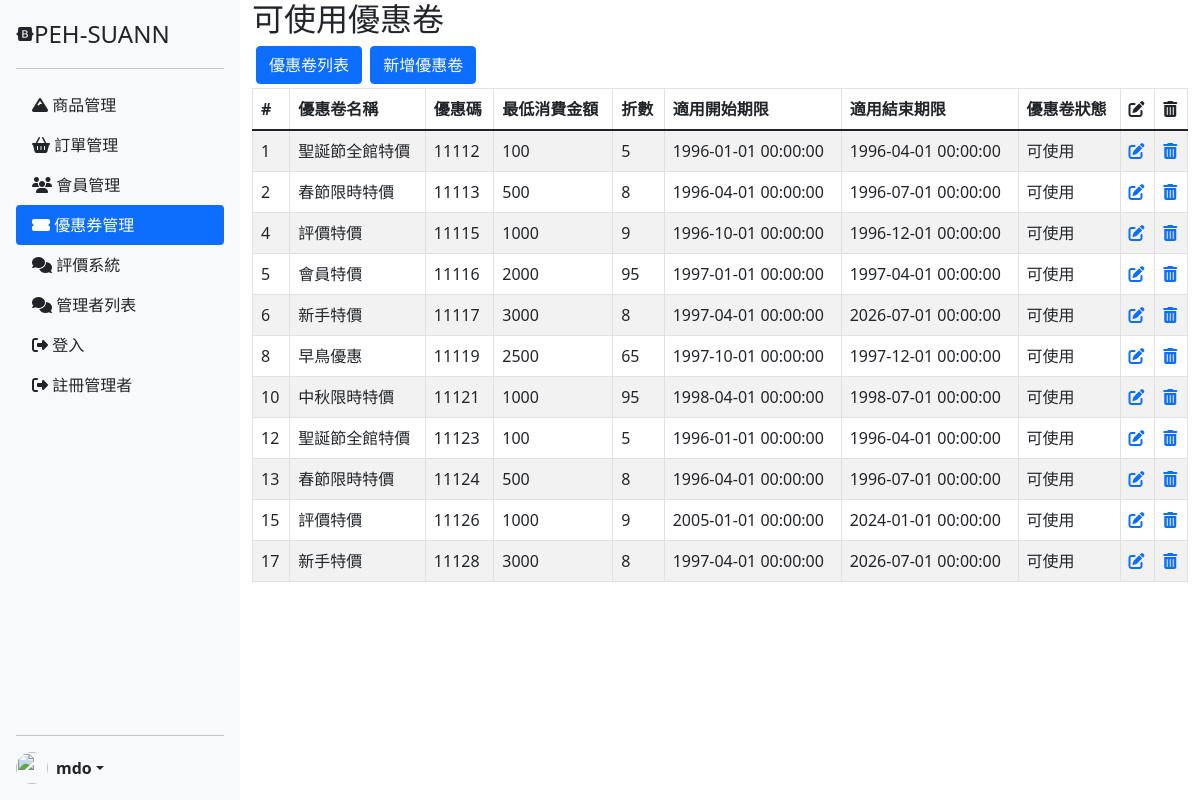
The app's page /coupon_list_filter1.php with its own data.
### tables this page shows
CREATE TABLE `coupon` (
  `sid` int(11) NOT NULL,
  `promo_name` varchar(255) DEFAULT NULL,
  `coupon_name` varchar(25) NOT NULL,
  `coupon_code` varchar(25) NOT NULL,
  `min_purchase` int(11) NOT NULL,
  `coupon_rate` float NOT NULL,
  `start_date_coup` datetime NOT NULL,
  `end_date_coup` datetime NOT NULL,
  `coupon_status` varchar(25) DEFAULT NULL,
  `display` int(11) NOT NULL
);

### coupon_list_filter1.php (the view, shortened to what this page needs)
<?php require __DIR__ . '/parts/connect_db.php' ?>
<?php
$t_sql = "SELECT COUNT(1) FROM coupon";
$totalRows = $pdo->query($t_sql)->fetch(PDO::FETCH_NUM)[0];
$rows = [];
if ($totalRows > 0) {
  $sql = sprintf("SELECT `sid`, `promo_name`, `coupon_name`, `coupon_code`, `min_purchase`, `coupon_rate`, `start_date_coup`, `end_date_coup`, `coupon_status` FROM `coupon` WHERE `coupon_status`='可使用' AND `display`=1");
  $rows = $pdo->query($sql)->fetchAll();
}
?>
<?php require __DIR__ . '/parts/html-head.php' ?>
<?php require __DIR__ . '/parts/navbar.php' ?>
<div class="container">
  <div class="row">
    <div class="col">
      <h2>可使用優惠卷</h2>
      <a href="./coupon_list.php" style="color: #fff;text-decoration:none;"><button type="button" class="btn btn-primary ms-1">優惠卷列表</button></a>
      <a href="./coupon_add.php" style="color: #fff;text-decoration:none;"><button type="button" class="btn btn-primary ms-1">新增優惠卷</button></a>
    </div>
  </div>
  <table name="coupon_list1" class="table table-striped table-bordered mt-1">
    <thead>
      <tr>
        <th scope="col">#</th>
        <th scope="col">優惠卷名稱</th>
        <th scope="col">優惠碼</th>
        <th scope="col">最低消費金額</th>
        <th scope="col">折數</th>
        <th scope="col">適用開始期限</th>
        <th scope="col">適用結束期限</th>
        <th scope="col">優惠卷狀態</th>
        <th scope="col">
          <i class="fa-solid fa-pen-to-square"></i>
        </th>
        <th scope="col">
          <i class="fa-solid fa-trash-can"></i>
        </th>
      </tr>
    </thead>
    <tbody>
      <?php foreach ($rows as $r) : ?>
        <tr>
          <td><?= $r['sid'] ?></td>
          <td><?= $r['coupon_name'] ?></td>
          <td><?= $r['coupon_code'] ?></td>
          <td><?= $r['min_purchase'] ?></td>
          <td><?= $r['coupon_rate'] ?></td>
          <td><?= $r['start_date_coup'] ?></td>
          <td><?= $r['end_date_coup'] ?></td>
          <td><?= $r['coupon_status'] ?></td>
          <td>
            <a href="coupon_edit.php?sid=<?= $r['sid'] ?>">
              <i class="fa-solid fa-pen-to-square"></i>
            </a>
          </td>
          <td>
            <a href="javascript: delete_it(<?= $r['sid'] ?>)">
              <i class="fa-solid fa-trash-can"></i>
            </a>
          </td>
        </tr>
      <?php endforeach ?>
    </tbody>
  </table>
</div>
<?php require __DIR__ . '/parts/html-foot.php' ?>

### style/login-style.css (style rules this page uses)
body { margin: 0; padding: 0; }
html, body { margin: 0; padding: 0; height: 100%; }

### parts/html-head.php (style rules this page uses)
html, body { margin: 0; padding: 0; height: 100%; }

### records on screen
coupon: sid "1", coupon_name "聖誕節全館特價", coupon_code "11112", min_purchase "100", coupon_rate "5", start_date_coup "1996-01-01 00:00:00", end_date_coup "1996-04-01 00:00:00", coupon_status "可使用"
coupon: sid "2", coupon_name "春節限時特價", coupon_code "11113", min_purchase "500", coupon_rate "8", start_date_coup "1996-04-01 00:00:00", end_date_coup "1996-07-01 00:00:00", coupon_status "可使用"
coupon: sid "4", coupon_name "評價特價", coupon_code "11115", min_purchase "1000", coupon_rate "9", start_date_coup "1996-10-01 00:00:00", end_date_coup "1996-12-01 00:00:00", coupon_status "可使用"
coupon: sid "5", coupon_name "會員特價", coupon_code "11116", min_purchase "2000", coupon_rate "95", start_date_coup "1997-01-01 00:00:00", end_date_coup "1997-04-01 00:00:00", coupon_status "可使用"
coupon: sid "6", coupon_name "新手特價", coupon_code "11117", min_purchase "3000", coupon_rate "8", start_date_coup "1997-04-01 00:00:00", end_date_coup "2026-07-01 00:00:00", coupon_status "可使用"
coupon: sid "8", coupon_name "早鳥優惠", coupon_code "11119", min_purchase "2500", coupon_rate "65", start_date_coup "1997-10-01 00:00:00", end_date_coup "1997-12-01 00:00:00", coupon_status "可使用"
coupon: sid "10", coupon_name "中秋限時特價", coupon_code "11121", min_purchase "1000", coupon_rate "95", start_date_coup "1998-04-01 00:00:00", end_date_coup "1998-07-01 00:00:00", coupon_status "可使用"
coupon: sid "12", coupon_name "聖誕節全館特價", coupon_code "11123", min_purchase "100", coupon_rate "5", start_date_coup "1996-01-01 00:00:00", end_date_coup "1996-04-01 00:00:00", coupon_status "可使用"
coupon: sid "13", coupon_name "春節限時特價", coupon_code "11124", min_purchase "500", coupon_rate "8", start_date_coup "1996-04-01 00:00:00", end_date_coup "1996-07-01 00:00:00", coupon_status "可使用"
coupon: sid "15", coupon_name "評價特價", coupon_code "11126", min_purchase "1000", coupon_rate "9", start_date_coup "2005-01-01 00:00:00", end_date_coup "2024-01-01 00:00:00", coupon_status "可使用"
coupon: sid "17", coupon_name "新手特價", coupon_code "11128", min_purchase "3000", coupon_rate "8", start_date_coup "1997-04-01 00:00:00", end_date_coup "2026-07-01 00:00:00", coupon_status "可使用"
